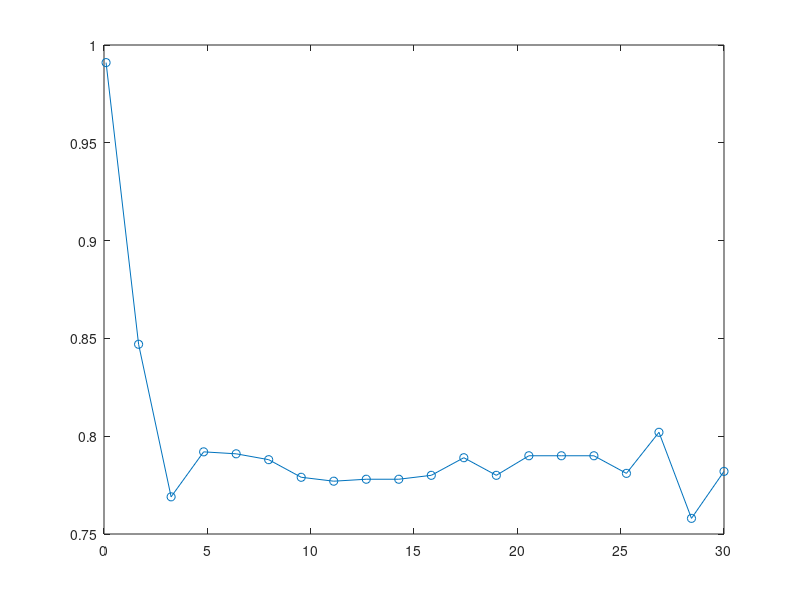

This chart was generated by the following MATLAB code: (Note: this script raises an error after producing the figure.)
% This is a test of the simulation algorithm.
% Benchmark: A two state system.
% Time to failure: Weibull, eta = 10, beta = 1.1
% Time to repair: Lognormal, mu = 1, sigma = 0.1
% Last edit: 20191204 - Created by ZZ
clear; clc;
%% Create benchmark
a = 10; b = 1.1;
pd_t_f = makedist('weibull','a',a,'b',b); % Time to failure distribution
mu = 1; sigma = .1;
pd_t_r = makedist('lognormal','mu',mu,'sigma',sigma); % Time to repair distribution
T_max = 20;
t = linspace(.1,30,T_max); % Evaluate time
ns = 1e3; % Sample size
A_t_ref = zeros(1,length(t)); % Availability
for i = 1:length(t)
    fprintf('%d/%d\n',i,length(t));
    count = 0; % Counter
    for j = 1:ns
        t_cur = 0; % Initial value of time
        state = 0; % Start from working
        while 1
            if state == 0 % if current state is working
                t_next = pd_t_f.random(); % Generate time to failure
                t_cur = t_cur + t_next; % Update current time
                if t_cur > t(i) % If beyond simulation horizon
                    count = count + 1;
                    break;
                else
                    state = 1; % System fails
                end
            else
                t_next = pd_t_r.random(); % Generate time to failure
                t_cur = t_cur + t_next; % Update current time
                if t_cur > t(i) % If beyond simulation horizon
                    break;
                else
                    state = 0; % System fails
                end
            end
        end       
    end
    A_t_ref(i) = count/ns;
end
figure
plot(t,A_t_ref,'-o')
hold on
%% Run the simulation using the algorithm being tested
pi = [1,0];
Q_01 = @(t) wblcdf(t,a,b);
Q_10 = @(t) logncdf(t,mu,sigma);
Q_t = @(t) [0, Q_01(t);...
    Q_10(t),0];
P = [0, 1;...
    1, 0];
% Calculate the same availability
A_t_sim = zeros(1,length(t)); % Availability
for i = 1:length(t)
    fprintf('%d/%d\n',i,length(t));
    count = 0; % Counter
    for j = 1:ns
        [temp_t,y] = simulate_semi_markov(Q_t,P,pi,t(i));
        if y(end) == 1
            count = count + 1;
        end
    end
    A_t_sim(i) = count/ns;
end
plot(t,A_t_sim,'-dr')